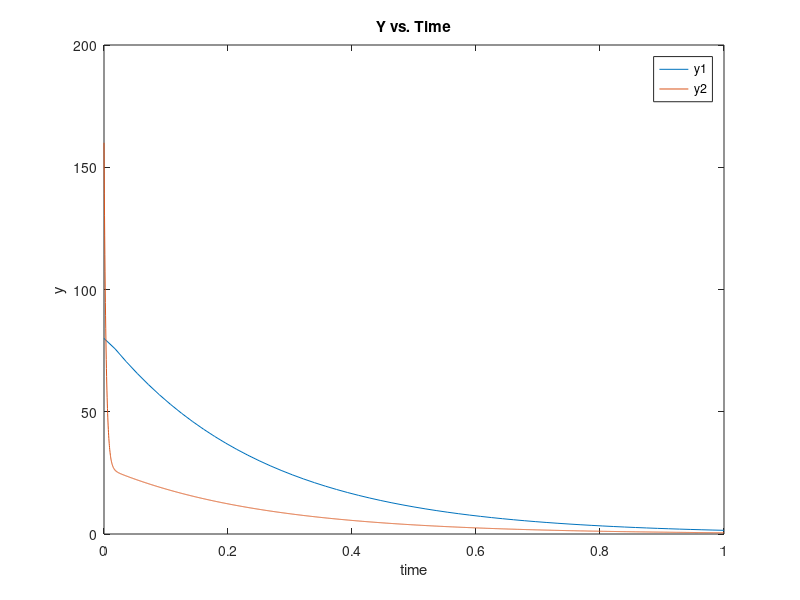

This chart was generated by the following MATLAB code:
% BME313L_Lab7_P2_ShaoPoHuang
% This program will determine the eigenvalues and eigenvectors for a given
% system of equations and plot the solutions

clear; clc; close all; % clears variables and console, close all figures

A = [-5 3; 100 -301]; % set up A matrix
y = [80;160]; % set initial conditions

% use eig function to find eigenvalues and eigenvectors
[evect,eval] = eig(A); 

% find constants
c = evect\y;

% display eigenvectors, eigenvalues, and general solutions
fprintf('The first eigenvector is:\n\n')
disp(evect(:,1))
fprintf('The second eigenvector is:\n\n')
disp(evect(:,2))
fprintf('The first eigenvalue is %.4f.\n', eval(1,1))
fprintf('The second eigenvalue is %.4f.\n', eval(2,2))
fprintf('The general solution for y1 is y1 = %4f*e^(%4ft)%4f*e^(%4f*t)\n', c(1)*evect(1,1), eval(1,1), c(2)*evect(1,2), eval(2,2))
fprintf('The general solution for y2 is y2 = %4f*e^(%4ft)+%4f*e^(%4f*t)\n', c(1)*evect(2,1), eval(1,1), c(2)*evect(2,2), eval(2,2))

% create function handles for y1 and y2
f1 = @(t) c(1)*evect(1,1)*exp(eval(1,1)*t)+c(2)*evect(1,2)*exp(eval(2,2)*t);
f2 = @(t) c(1)*evect(2,1)*exp(eval(1,1)*t)+c(2)*evect(2,2)*exp(eval(2,2)*t);

% generate combined plot of y1 and y2
fplot(f1, [0 1])
hold on
fplot(f2, [0 1])
legend('y1','y2')
xlabel('time')
ylabel('y')
title('Y vs. Time')
hold off






